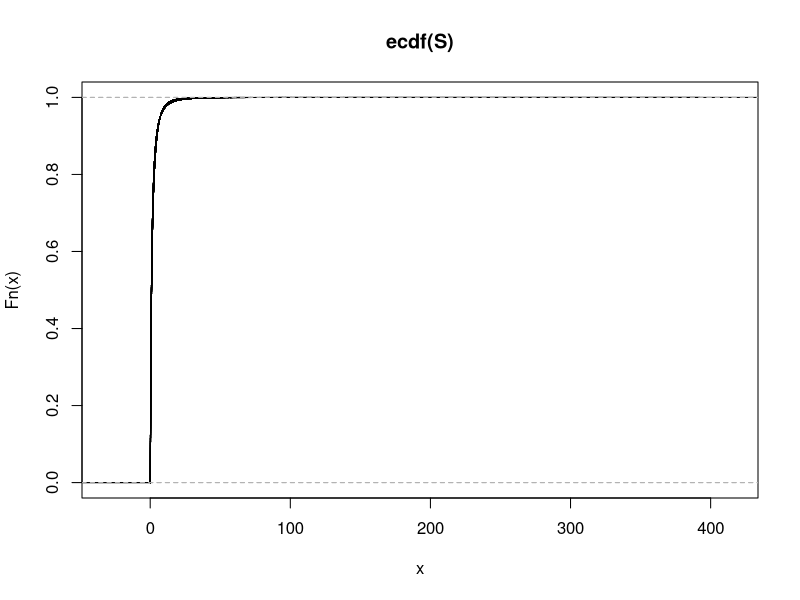

Generate this figure with R:
library(pracma)

# 10.5.1

# (c) ii

alpha <- 5

C.clayton <- function(u, v) (u ** (-alpha) + v ** (-alpha) - 1) ** (-1 / alpha)
C.clayton.bar <- function(u, v) u + v - 1 + C.clayton(1 - u, 1 - v)

# U_1, U_2

Fu1u2 <- function(u, v) C.clayton(u, v)
Fu1u2.bar <- function(u, v) 1 - u - v + Fu1u2(u, v)
Eu1u2 <- quad2d(Fu1u2.bar, 0, 1, 0, 1)
covu1u2 <- Eu1u2 - 0.5 ** 2
covu1u2 / sqrt(1 / 12 * 1 / 12)

# U_1', U_2'

Fu1u2 <- function(u, v) C.clayton.bar(u, v)
Fu1u2.bar <- function(u, v) 1 - u - v + Fu1u2(u, v)
Eu1u2 <- quad2d(Fu1u2.bar, 0, 1, 0, 1)
covu1u2 <- Eu1u2 - 0.5 ** 2
covu1u2 / sqrt(1 / 12 * 1 / 12)

# (c) iii

EX <- 1
VX <- 4

mean(rlnorm(1000000, - 0.5 * log(5), sqrt(log(5))))
var(rlnorm(1000000, - 0.5 * log(5), sqrt(log(5))))

F1 <- function(x) plnorm(x, - 0.5 * log(5), sqrt(log(5)))
F2 <- function(x) plnorm(x, - 0.5 * log(5), sqrt(log(5)))

Fx1x2 <- function(x, y) C.clayton(F1(x), F2(y))
Fx1x2.bar <- function(x, y) 1 - F1(x) - F2(y) + Fx1x2(x, y)
Ex1x2 <- quad2d(Fx1x2.bar, 0, 100, 0, 100)
covx1x2 <- Ex1x2 - EX ** 2
covx1x2 / sqrt(VX ** 2)

Fx1x2 <- function(x, y) C.clayton.bar(F1(x), F2(y))
Fx1x2.bar <- function(x, y) 1 - F1(x) - F2(y) + Fx1x2(x, y)
Ex1x2 <- quad2d(Fx1x2.bar, 0, 100, 0, 100)
covx1x2 <- Ex1x2 - EX ** 2
covx1x2 / sqrt(VX ** 2)

# (c) iv

nsim <- 1000000
set.seed(2017)
vV <- matrix(runif(nsim * 3), nsim, 3, byrow = T)
vTheta <- qgamma(vV[, 1], 1 / alpha, 1)
vY <- sapply(1:2, function(t) qexp(vV[, t + 1], vTheta))
vU <- (1 + vY) ** (-1 / alpha)

(mean(vU[, 1] * vU[, 2]) - prod(colMeans(vU))) / sqrt( var(vU[, 1]) * var(vU[, 2]) )

# (c) v

vU.prime <- 1 - vU
(mean(vU.prime[, 1] * vU.prime[, 2]) - prod(colMeans(vU.prime))) / sqrt( var(vU.prime[, 1]) * var(vU.prime[, 2]) )

# (c) vi

X1X2 <- qlnorm(vU, - 0.5 * log(5), sqrt(log(5)))
X1X2.prime <- qlnorm(vU.prime, - 0.5 * log(5), sqrt(log(5)))

# (c) vii

S <- rowSums(X1X2)
S.prime <- rowSums(X1X2.prime)

plot(ecdf(S))
plot(ecdf(S.prime), add = TRUE)

# (c) viii

(VaRS <- sapply(c(0.9, 0.99, 0.999, 0.9999), function(t) sort(S)[t * nsim]))
(VaRS.prime <- sapply(c(0.9, 0.99, 0.999, 0.9999), function(t) sort(S.prime)[t * nsim]))

(TVaRS <- sapply(VaRS, function(t) mean(S[S > t])))
(TVaRS <- sapply(VaRS.prime, function(t) mean(S.prime[S.prime > t])))

# Effectuer les calculs suivants pour les deux hypothèses et pour alpha tel que rhoP = 0.5

rhox1x2 <- function(alpha){
  C.clayton <- function(u, v) (u ** (-alpha) + v ** (-alpha) - 1) ** (-1 / alpha)
  Fx1x2 <- function(x, y) C.clayton(F1(x), F2(y))
  Fx1x2.bar <- function(x, y) 1 - F1(x) - F2(y) + Fx1x2(x, y)
  Ex1x2 <- quad2d(Fx1x2.bar, 0, 100, 0, 100)
  covx1x2 <- Ex1x2 - EX ** 2
  covx1x2 / sqrt(VX ** 2)
}

TrouverAlpha <- function(rho){
  optimize(function(x) abs(rhox1x2(x) - rho), c(0, 20))$minimum
}

(alpha <- TrouverAlpha(0.5))

# (c) iv

nsim <- 1000000
set.seed(2017)
vV <- matrix(runif(nsim * 3), nsim, 3, byrow = T)
vTheta <- qgamma(vV[, 1], 1 / alpha, 1)
vY <- sapply(1:2, function(t) qexp(vV[, t + 1], vTheta))
vU <- (1 + vY) ** (-1 / alpha)

(mean(vU[, 1] * vU[, 2]) - prod(colMeans(vU))) / sqrt( var(vU[, 1]) * var(vU[, 2]) )

# (c) v

vU.prime <- 1 - vU
(mean(vU.prime[, 1] * vU.prime[, 2]) - prod(colMeans(vU.prime))) / sqrt( var(vU.prime[, 1]) * var(vU.prime[, 2]) )

# (c) vi

X1X2 <- qlnorm(vU, - 0.5 * log(5), sqrt(log(5)))
X1X2.prime <- qlnorm(vU.prime, - 0.5 * log(5), sqrt(log(5)))

# (c) vii

S <- rowSums(X1X2)
S.prime <- rowSums(X1X2.prime)

# plot(ecdf(S))
# plot(ecdf(S.prime), add = TRUE)

# (c) viii

(VaRS <- sapply(c(0.9, 0.99, 0.999, 0.9999), function(t) sort(S)[t * nsim]))
(VaRS.prime <- sapply(c(0.9, 0.99, 0.999, 0.9999), function(t) sort(S.prime)[t * nsim]))

(TVaRS <- sapply(VaRS, function(t) mean(S[S > t])))
(TVaRS <- sapply(VaRS.prime, function(t) mean(S.prime[S.prime > t])))


rhox1x2 <- function(alpha){
  C.clayton <- function(u, v) (u ** (-alpha) + v ** (-alpha) - 1) ** (-1 / alpha)
  C.clayton.bar <- function(u, v) u + v - 1 + C.clayton(1 - u, 1 - v)
  Fx1x2 <- function(x, y) C.clayton.bar(F1(x), F2(y))
  Fx1x2.bar <- function(x, y) 1 - F1(x) - F2(y) + Fx1x2(x, y)
  Ex1x2 <- quad2d(Fx1x2.bar, 0, 100, 0, 100)
  covx1x2 <- Ex1x2 - EX ** 2
  covx1x2 / sqrt(VX ** 2)
}

TrouverAlpha <- function(rho){
  optimize(function(x) abs(rhox1x2(x) - rho), c(0, 10))$minimum
}

(alpha <- TrouverAlpha(0.5))

# (c) iv

nsim <- 1000000
set.seed(2017)
vV <- matrix(runif(nsim * 3), nsim, 3, byrow = T)
vTheta <- qgamma(vV[, 1], 1 / alpha, 1)
vY <- sapply(1:2, function(t) qexp(vV[, t + 1], vTheta))
vU <- (1 + vY) ** (-1 / alpha)

(mean(vU[, 1] * vU[, 2]) - prod(colMeans(vU))) / sqrt( var(vU[, 1]) * var(vU[, 2]) )

# (c) v

vU.prime <- 1 - vU
(mean(vU.prime[, 1] * vU.prime[, 2]) - prod(colMeans(vU.prime))) / sqrt( var(vU.prime[, 1]) * var(vU.prime[, 2]) )

# (c) vi

X1X2 <- qlnorm(vU, - 0.5 * log(5), sqrt(log(5)))
X1X2.prime <- qlnorm(vU.prime, - 0.5 * log(5), sqrt(log(5)))

# (c) vii

S <- rowSums(X1X2)
S.prime <- rowSums(X1X2.prime)

# plot(ecdf(S))
# plot(ecdf(S.prime), add = TRUE)

# (c) viii

(VaRS <- sapply(c(0.9, 0.99, 0.999, 0.9999), function(t) sort(S)[t * nsim]))
(VaRS.prime <- sapply(c(0.9, 0.99, 0.999, 0.9999), function(t) sort(S.prime)[t * nsim]))

(TVaRS <- sapply(VaRS, function(t) mean(S[S > t])))
(TVaRS <- sapply(VaRS.prime, function(t) mean(S.prime[S.prime > t])))

